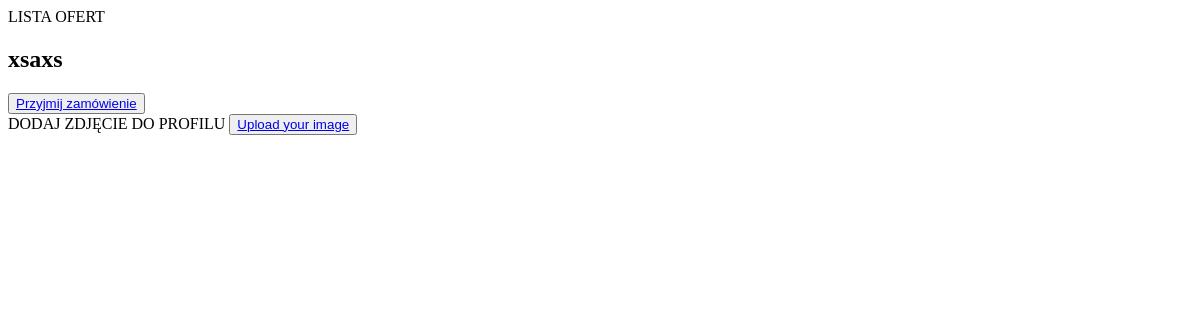
/writer/oferty (signed in), run on an earlier commit of the app's database.
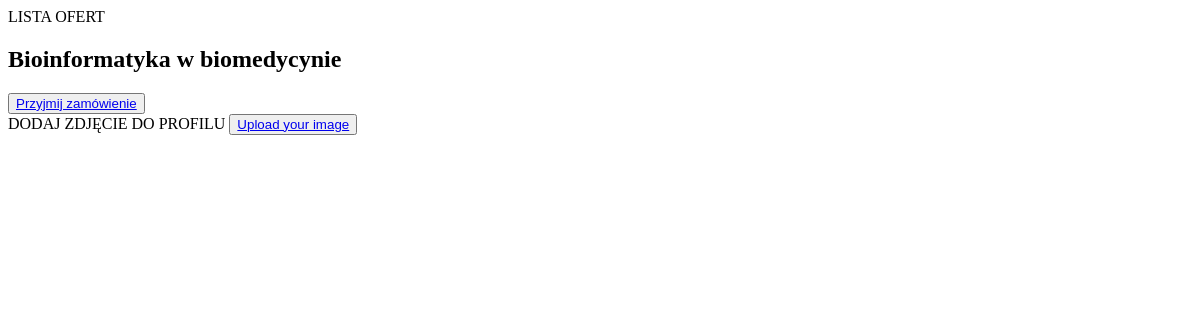
And on a later commit of the database.
### user/models.py (models this page shows, shortened)
class Order(models.Model):
    DOCUMENT_CHOICES = [
        ('ESE', 'Esej'),
        ('WYP', 'Wypracowanie'),
	]
    CATEGORY_CHOICES = [
		('PRZ', 'Nauki przyrodnicze'),
		('HUM', 'Nauki humanistyczne'),
		('ŚCI', 'Nauki ścisłe'),
	]
    owner    = models.ForeignKey(User, on_delete=models.CASCADE, default='')
    document = models.CharField(max_length=3, choices=DOCUMENT_CHOICES, default='ESE')
    category = models.CharField(max_length=3, choices=CATEGORY_CHOICES, default='')
    topic    = models.CharField(max_length=100, blank=False, default='')
    pages    = models.IntegerField(default=1)
    deadline = models.DateField(auto_now=False, auto_now_add=False)
    instructions = models.CharField(max_length=200, default="")

### writer/decorators.py (the view)
        def wrapper_func(request, *args, **kwargs):
            if request.user.is_authenticated:
                try:
                    group = request.user.groups.all()[0].name
                except:
                    group = None
                if group in allowed_roles:
                    return view_func(request, *args, **kwargs)
                else:
                    return HttpResponse('Nie masz uprawnień do wyświetlenia tej strony')

### writer/views.py (called while the page is built)
@writer_required(allowed_roles=['writer'])
def allOferts(request):
    orders = Order.objects.all()
    context = {
        "orders": orders
    }
    return render(request, 'oferts.html', context)

### writer/templates/oferts.html (shortened to what this page needs)
<!DOCTYPE html>
<html lang="en">
<head>
</head>
<body>
    LISTA OFERT
    {% for order in orders %}
    <h2>{{ order.topic }}</h2>
    <button><a href="{% url 'zamowienie' id=order.id %}">Przyjmij zamówienie</a></button>
    {% endfor %}
    <br>
    DODAJ ZDJĘCIE DO PROFILU
    <button>
        <a href="{% url 'profile' %}">Upload your image</a>
    </button>
</body>
</html>

What changed in the data, as far as the page shows it:
removed Order: topic "xsaxs"
added Order: topic "Bioinformatyka w biomedycynie"
